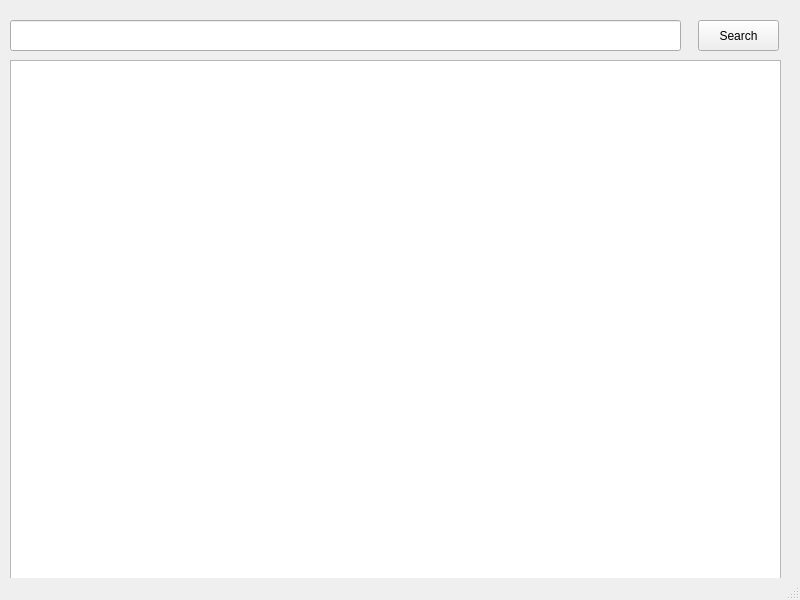
<?xml version="1.0" encoding="UTF-8"?>
<ui version="4.0">
 <class>MainWindow</class>
 <widget class="QMainWindow" name="MainWindow">
  <property name="geometry">
   <rect>
    <x>0</x>
    <y>0</y>
    <width>800</width>
    <height>600</height>
   </rect>
  </property>
  <property name="windowTitle">
   <string>MainWindow</string>
  </property>
  <widget class="QWidget" name="centralwidget">
   <widget class="QLineEdit" name="searchText">
    <property name="geometry">
     <rect>
      <x>10</x>
      <y>20</y>
      <width>671</width>
      <height>31</height>
     </rect>
    </property>
    <property name="text">
     <string/>
    </property>
   </widget>
   <widget class="QPushButton" name="searchButton">
    <property name="geometry">
     <rect>
      <x>698</x>
      <y>20</y>
      <width>81</width>
      <height>31</height>
     </rect>
    </property>
    <property name="text">
     <string>Search</string>
    </property>
   </widget>
   <widget class="QPlainTextEdit" name="results">
    <property name="geometry">
     <rect>
      <x>10</x>
      <y>60</y>
      <width>771</width>
      <height>521</height>
     </rect>
    </property>
   </widget>
  </widget>
  <widget class="QStatusBar" name="statusbar"/>
 </widget>
 <resources/>
 <connections/>
</ui>
